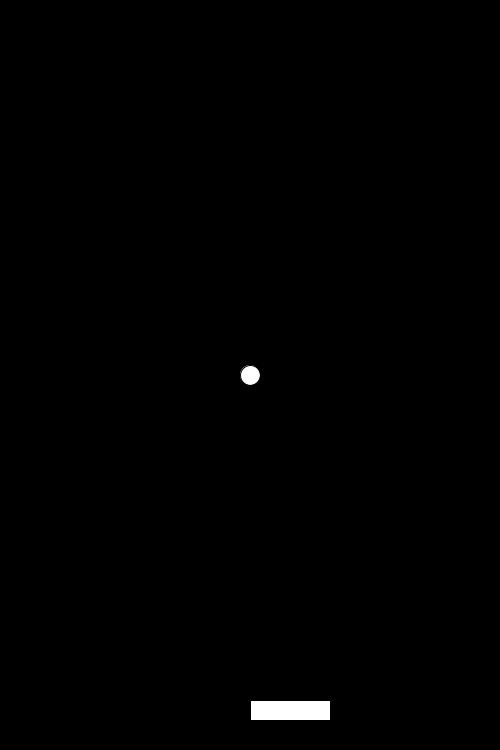
Frame 1 (no input)
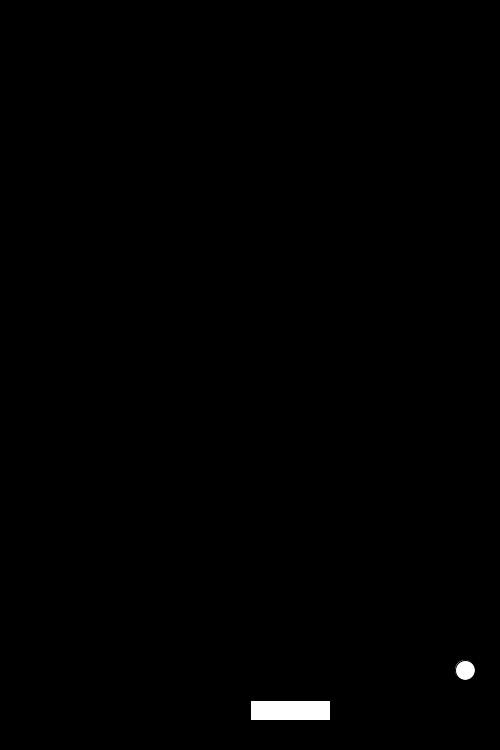
Frame 60 (the mouse pressed at the canvas centre just before this capture)
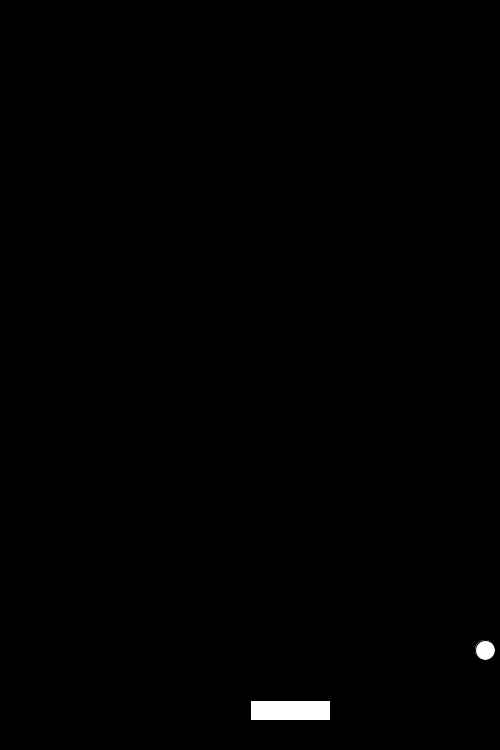
Frame 120 (the mouse held since frame 60 and released just before this capture)

The Processing sketch that drew these frames (run headless with seeded random() and noise(); from frame 60 on, the mouse is pressed at the canvas centre):

// Processing sketch: Pong2
// ── Pong2.pde
int ballx = 250;
int xSpeed = 5;
int bally = 750/2;
int ySpeed = 5;
int paddlespawnpoint = 250;

void setup(){
  size(500,750);
  background(0,0,0);
}

void draw(){
  background(0,0,0);
  ellipse(ballx,bally,20,20);
  fill(255,255,255);
  stroke(0,0,0);
  ballx += xSpeed;
  bally += ySpeed;
  if (ballx > width || ballx < 0){
    xSpeed = -xSpeed;
  }
  if (bally < 0){
    ySpeed = -ySpeed;
  }
  rect(paddlespawnpoint,700,80,20);
  if (intersects(ballx,bally,paddlespawnpoint,700,80)){
    xSpeed = -xSpeed;
    ySpeed = -ySpeed;
  }
}
  boolean intersects(int ballx, int bally, int paddleX, int paddleY, int paddleLength) 
  {
    if (bally > paddleY && ballx > paddleX && ballx < paddleX + paddleLength)
        return true;
    else
        return false;
}
void keyPressed(){
  if(key == CODED) {
    if (keyCode == RIGHT && paddlespawnpoint < width - 80){
      paddlespawnpoint = paddlespawnpoint + 15;
    }
    if (keyCode == LEFT && paddlespawnpoint > 0){
      paddlespawnpoint = paddlespawnpoint - 15;
    }
  }
}
